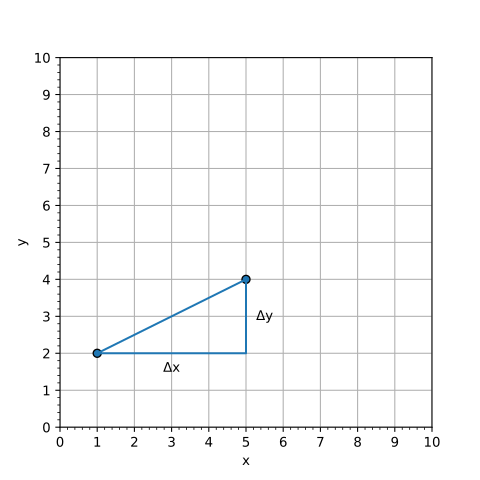

The Python source for this figure:
import matplotlib.pyplot as plt

f = plt.figure()
f.set_figwidth(5)
f.set_figheight(5)

x = [1,5]
y = [2,4]

xl = [x[0], x[1], x[1], x[0]]
yl = [y[0], y[0], y[1], y[0]]

# for i in range(21):
#     x.append(i)
#     y.append(i*0.25)

#plt.plot(x,y, 'o', color='black')
plt.scatter(x,y, edgecolor='black')
plt.plot(xl,yl)     #draw line
plt.text((x[0]+x[1])/2, y[0]-0.5, "Δx", ha='center')
plt.text(x[1]+0.5, (y[0]+y[1])/2, "Δy", va='center', ha='center')
plt.xlabel('x')
plt.ylabel('y')
xint = range(0, 11)
yint = range(0, 11)
plt.xlim(xmin=0, xmax=10)
plt.ylim(ymin=0, ymax=10)
plt.xticks(xint)
plt.yticks(yint)
plt.minorticks_on()
plt.grid(True, which="major", axis="y")
plt.grid(True, which="major", axis="x")

ax = plt.gca()
ax.set_axisbelow(True)

f.savefig("pts-mb-02.svg")
#f.savefig("pts-mb-02.png")
plt.show()
